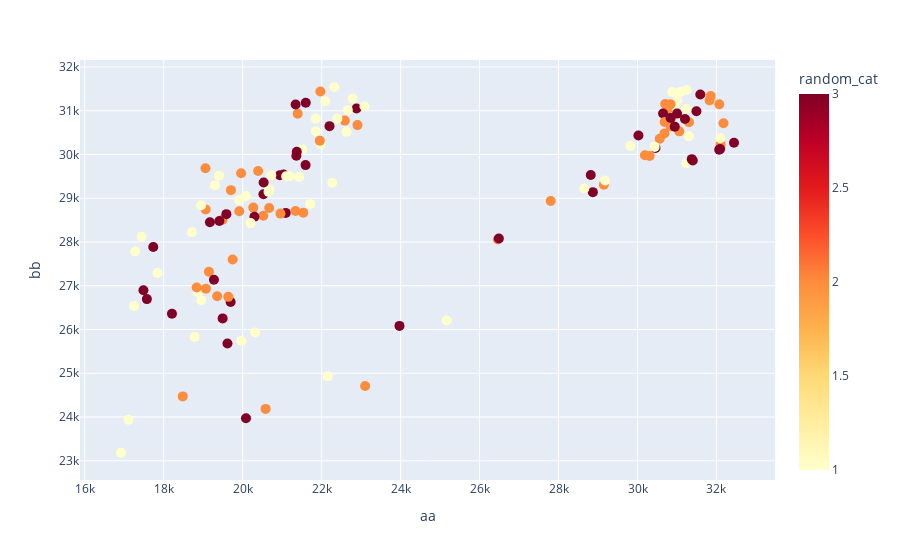

Source (notebook cell):
### Code cell
fig = px.scatter(nifty_data, x='aa', y='bb', 
                 color='random_cat', 
#                  size='random_cat',
#                  hover_data=['NIFTY IT index'], # other columns to hover data,
                 color_continuous_scale=px.colors.sequential.YlOrRd # Greens
                )
fig.update_traces(marker_size=10)
fig.show()

### Figure 1 — Plotly figure (JSON) as saved in the notebook; plotly's stock layout.template omitted (floating-point values rounded to 4 significant figures; data arrays with more than 128 entries replaced by an {"elided": "..."} marker saying what was removed)
{"data": [{"hovertemplate": "aa=%{x}<br>bb=%{y}<br>random_cat=%{marker.color}<extra></extra>", "legendgroup": "", "marker": {"color": {"elided": "142 int values"}, "coloraxis": "coloraxis", "size": 10, "symbol": "circle"}, "mode": "markers", "name": "", "orientation": "v", "showlegend": false, "type": "scatter", "x": {"elided": "142 float values"}, "xaxis": "x", "y": {"elided": "142 float values"}, "yaxis": "y"}], "layout": {"coloraxis": {"colorbar": {"title": {"text": "random_cat"}}, "colorscale": [[0, "rgb(255,255,204)"], [0.125, "rgb(255,237,160)"], [0.25, "rgb(254,217,118)"], [0.375, "rgb(254,178,76)"], [0.5, "rgb(253,141,60)"], [0.625, "rgb(252,78,42)"], [0.75, "rgb(227,26,28)"], [0.875, "rgb(189,0,38)"], [1, "rgb(128,0,38)"]]}, "legend": {"tracegroupgap": 0}, "margin": {"t": 60}, "xaxis": {"anchor": "y", "domain": [0, 1], "title": {"text": "aa"}}, "yaxis": {"anchor": "x", "domain": [0, 1], "title": {"text": "bb"}}}}
